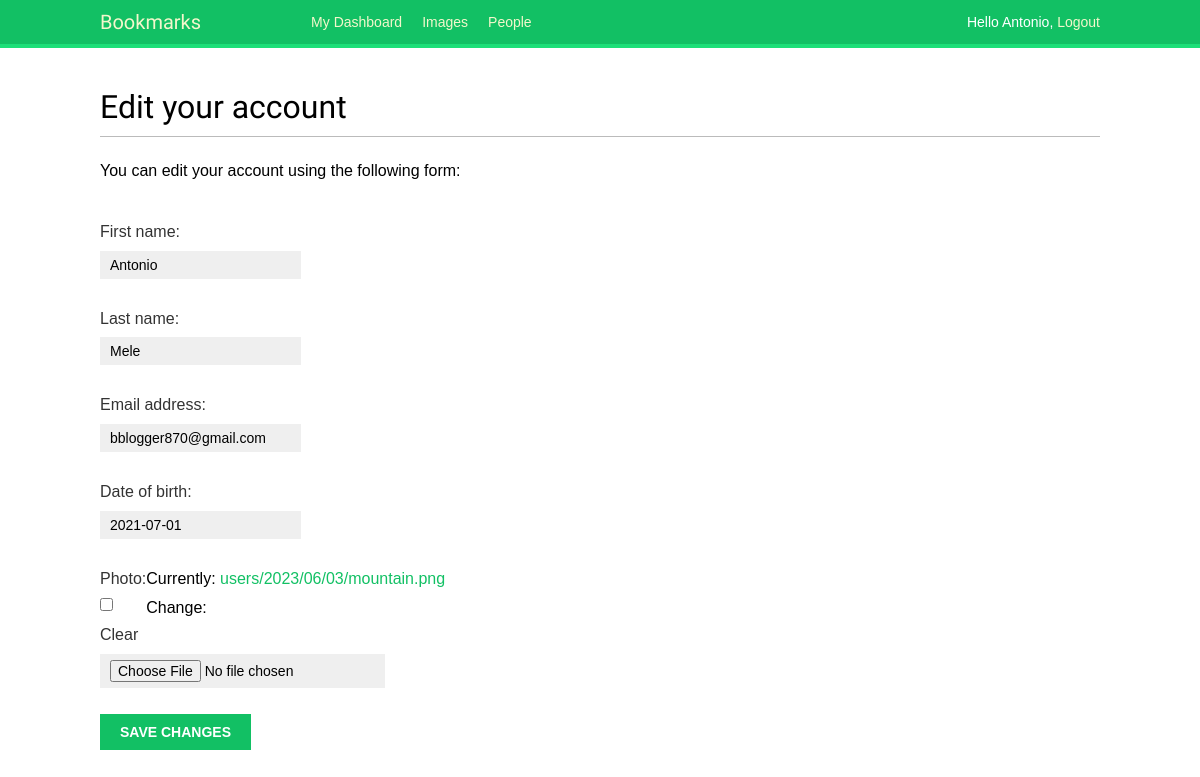
Before: /account/edit/ (signed in) with the older database file.
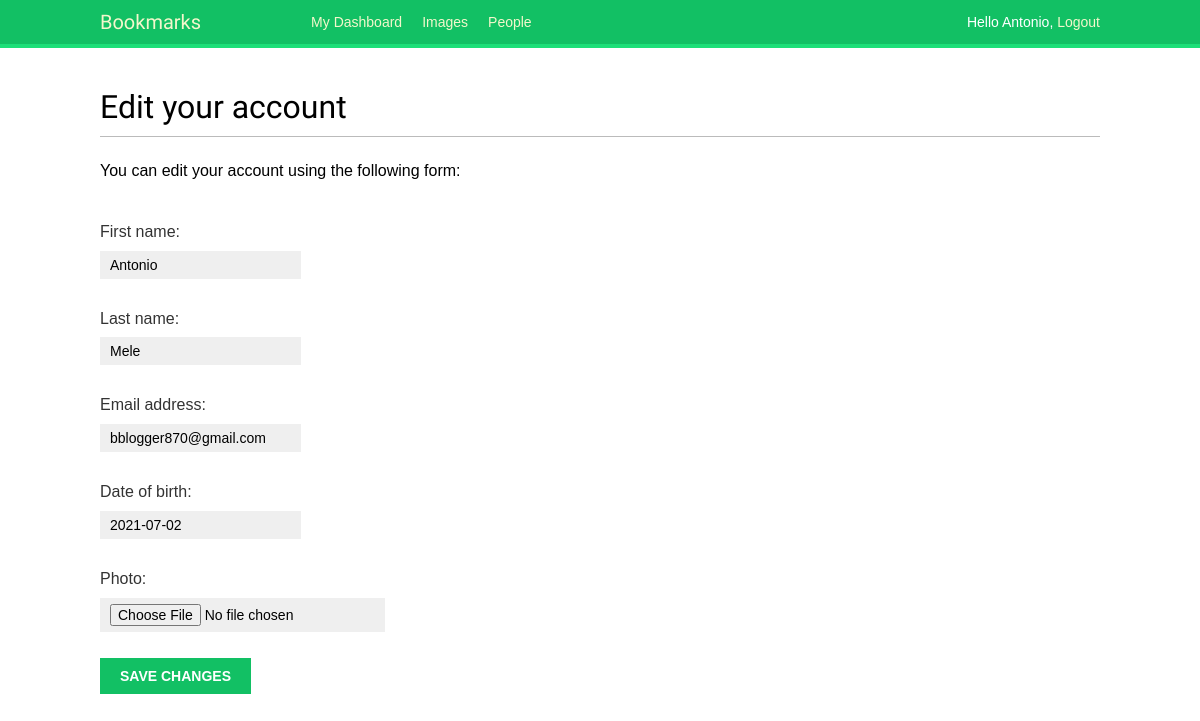
After: the same page with the newer database file.
### account/models.py (models this page shows)
class Profile(models.Model):
    user = models.OneToOneField(settings.AUTH_USER_MODEL, on_delete=models.CASCADE)
    date_of_birth = models.DateField(blank=True, null=True)
    photo = models.ImageField(upload_to='users/%Y/%m/%d/', blank=True)

### account/views.py (the view)
# urls.py: path('edit/', views.edit, name='edit'),
@login_required
def edit(request):
    if request.method == 'POST':
        user_form = UserEditForm(instance=request.user, data=request.POST)
        profile_form = ProfileEditForm(instance=request.user.profile,
                            data=request.POST, files=request.FILES)
        if user_form.is_valid() and profile_form.is_valid():
            user_form.save()
            profile_form.save()
            messages.success(request, 'Profile updated successfully')
        else:
            messages.error(request, 'Error updating your profile')
    else:
            user_form = UserEditForm(instance=request.user)
            profile_form = ProfileEditForm(
                instance=request.user.profile)
    return render(request, 'account/edit.html', {'user_form': user_form,
                                                     'profile_form': profile_form})

### account/forms.py
class UserEditForm(forms.ModelForm):
    class Meta:
        model = User
        fields = ['first_name', 'last_name','email']

class ProfileEditForm(forms.ModelForm):
    class Meta:
        model = Profile
        fields = ['date_of_birth', 'photo']

### account/templates/account/edit.html (shortened to what this page needs)
{% extends 'base.html' %}
{% block content %}
    <h1>Edit your account</h1>
    <p>You can edit your account using the following form:</p>
    <form method="post" enctype="multipart/form-data">
        {{user_form.as_p}}
        {{profile_form.as_p}}
        <p><input type="submit" value="Save changes"></p>
    </form>
{% endblock  %}

### account/templates/base.html (shortened to what this page needs)
{% load static %}
<!DOCTYPE html>
<html>
  <head>
    <link href="{% static "css/base.css" %}" rel="stylesheet">
  </head>
  <body>
    <div id="header">
      <span class="logo">Bookmarks</span>
      {%if request.user.is_authenticated%}
        <ul class='menu'>
          <li {%if section == 'dashboard' %}class="selected"{% endif %}>
            <a href="{% url 'dashboard' %}">My Dashboard</a>
          </li>
          <li {%if section == 'images'%}class="selected"{% endif %}>
            <a href"#">Images</a>
          </li>
          <li {%if section == 'people'%}class="selected"{% endif %}>
            <a href="">People</a>
          </li>
        </ul>
      {% endif %}
      <span class="user">
        {% if request.user.is_authenticated %}
          Hello {{request.user.first_name|default:request.user.username}},
          <a href="{% url 'logout' %}">Logout</a>
        {% else %}
          <a href="{% url 'login' %}">Log-in</a>
        {% endif %}
      </span>
    </div>
    <div id="content">{% block content %} {% endblock %}</div>
  </body>
</html>

### account/static/css/base.css (style rules this page uses)
body { margin:0; padding:0; font-family:helvetica, sans-serif; }
p { line-height: 1.8; }
a { color:#12c064; text-decoration:none; }
h1, h2, h3, h4, h5 , h6 { font-family: 'Muli', sans-serif; font-weight:normal; }
h1 { border-bottom:1px solid #bbb; padding:0 0 10px 0; margin:10px 0 20px 0; }
#header { padding:10px 100px; font-size:14px; background:#12c064; color:#fff; border-bottom:4px solid #1cdf78; overflow:auto; }
#header .logo { font-family: 'Muli', sans-serif; float:left; color:#f3f7cc; font-size:20px; margin-right:10%; }
#header ul.menu { list-style:none; float:left; margin:0; padding:0; }
#header ul.menu li { float:left; padding:4px 10px; }
#header a { color:#f3f7cc; }
#header .user { float:right; padding-top:4px; }
#content { padding:30px 100px; }
form { overflow:auto; }
form p { width:100%; overflow:auto; }
label { float:left; clear:both; color:#333; margin-bottom:4px; }
input, textarea { clear:both; float:left; margin:0 0 10px; background:#efefef; border:0; padding:6px 10px; font-size:14px; }
input[type=submit], a.button { font-weight:bold; background:#12c064; color:#fff; padding:10px 20px; font-size:14px; text-transform:uppercase; }

Changed rows visible on the page:
changed Profile: date_of_birth "2021-07-01" → "2021-07-02"
Other visible differences:
form field as_p: "☐" → (not shown)
text no longer shown: "Date of birth: Photo: Currently: users/2023/06/03/mountain.png Clear Change:"
text now shown: "Date of birth: Photo:"
